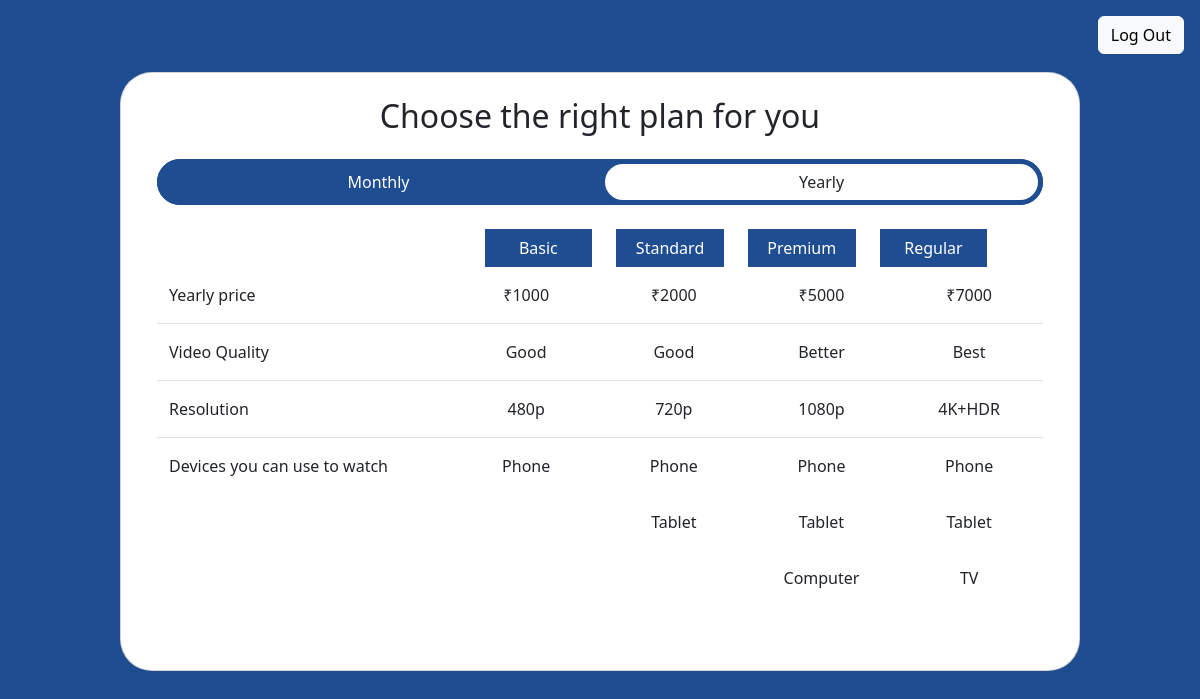
Screenshot of /SubscribeYearly (signed in) with the database file from the repository.
### MIAPP/models.py (models this page shows, shortened)
class Subscriptions(models.Model):
    Plan_Name = models.CharField(max_length=20, blank=False)
    Monthly_Price = models.IntegerField(blank=False)
    Yearly_Price = models.IntegerField(blank=False)
    Video_Quality = models.CharField(max_length=10, blank=False)
    Resolution = models.CharField(
        choices=resolution, max_length=10, default="480p")
    Devices = models.CharField(blank=False, max_length=25)
    Active_Screens = models.IntegerField(blank=False)

### MIAPP/views.py (the view)
# urls.py: path('SubscribeYearly', SubscribeYearly, name='SubscribeYearly'),
@login_required(redirect_field_name='MI:HOME')
def SubscribeYearly(request):
    plans = Subscriptions.objects.all()
    for p in plans:
        temp = p.Devices.split('+')
        p.Devices = temp
    context = {'plans': plans}
    return render(request, 'yearlyPlan.html', context)

### templates/yearlyPlan.html (shortened to what this page needs)
<!DOCTYPE html>
<html lang="en">
<head>
    <link href="https://cdn.jsdelivr.net/npm/bootstrap@5.2.0/dist/css/bootstrap.min.css" rel="stylesheet">
</head>
<body>
    <div>
        <button class="m-3 float-end btn btn-light" onclick="clicked(event)">Log Out</button><br>
    </div>
    <div>
        <div class="my-5 py-4 rounded-5 px-5 card mx-auto bg-white">
            <h2 style="text-align: center;">Choose the right plan for you</h2>
            <div class="align-items-center my-3" style="display: inline-block;">
                <div class="row rounded-pill h-100" style="background-color: #1f4d91;">
                    <button class="btn col-6 rounded-pill" style="color: white; border-color: #1f4d91;" onclick="window.location.href='{% url 'MIAPP:Subscribe'%}'">Monthly</button>
                    <button class="btn bg-white col-6 rounded-pill " style="border-color:#1f4d91; border-width: 5px;">Yearly</button>
                </div>
            </div>
            <div class="row">
                <form action="{% url 'MIAPP:confirmYearly' %}" method="POST" id="yearlyPlan">
                    <div class="col-12 mx-4 col-md-7" style="display: inline-block;">
                        <div class="row">
                            {% for p in plans %}
                            <div class="col-sm-6 col-12 col-md-3 my-2" style="display: inline-block;">
                                <div class="h-100" style="background-color: #1f4d91;">
                                    <button class="btn h-100 w-100" name="yearly" value="{{p.Plan_Name}}" form="yearlyPlan" style="color: white;" type="submit">{{p.Plan_Name}}</button>
                                </div>
                            </div>
                            {% endfor %}
                        </div>
                    </div>
                </form>
            </div>
            <div class="row border-bottom my-2 d-md-flex d-none">
                <div class="col-4">
                    <div>
                        <p>Yearly price</p>
                    </div>
                </div>
                {% for p in plans %}
                <div class="col-2">
                    <div class="h-100" style="text-align: center;">
                        <p>&#8377;{{p.Yearly_Price}}</p>
                    </div>
                </div>
                {% endfor %}
            </div>
            <div class="row border-bottom my-2 d-md-flex d-none">
                <div class="col-4">
                    <div>
                        <p>Video Quality</p>
                    </div>
                </div>
                {% for p in plans %}
                <div class="col-2">
                    <div class="h-100" style="text-align: center;">
                        <p>{{p.Video_Quality}}</p>
                    </div>
                </div>
                {% endfor %}
            </div>
            <div class="row border-bottom my-2 d-md-flex d-none">
                <div class="col-4">
                    <div>
                        <p>Resolution</p>
                    </div>
                </div>
                {% for p in plans %}
                <div class="col-2">
                    <div class="h-100" style="text-align: center;">
                        <p>{{p.Resolution}}</p>
                    </div>
                </div>
                {% endfor %}
            </div>
            <div class="row my-2 d-md-flex d-none">
                <div class="col-4">
                    <div>
                        <p>Devices you can use to watch</p>
                    </div>
                </div>
                {% for p in plans %}
                <div class="col-2">
                    <div class="h-100" style="text-align: center;">
                        <p>{% if p.Devices  %} {{p.Devices.0}}{% endif %}</p>
                    </div>
                </div>
                {% endfor %}
            </div>
            <div class="row my-2 d-md-flex d-none">
                <div class="col-4">
                </div>
                {% for p in plans %}
                <div class="col-2">
                    <div class="h-100" style="text-align: center;">
                        <p>
                        {% if p.Devices|length > 1  %}
                            {{p.Devices.1}}
                        {% endif %}
                        </p>
                    </div>
                </div>
                {% endfor %}
            </div>
            <div class="row my-2 d-md-flex d-none">
                <div class="col-4">
                </div>
                {% for p in plans %}
                <div class="col-2">
                    <div class="h-100" style="text-align: center;">
                        <p>
                        {% if p.Devices|length > 2  %}
                            {{p.Devices.2}}
                        {% endif %}
                        </p>
                    </div>
                </div>
                {% endfor %}
            </div>
            <div class="row my-2 d-md-flex d-none">
                <div class="col-4">
                </div>
                {% for p in plans %}
                <div class="col-2">
                    <div class="h-100" style="text-align: center;">
                    </div>
                </div>
                {% endfor %}
            </div>
        </div>
    </div>
</body>
</html>

### templates/yearlyPlan.html (style rules this page uses)
body { background-color: #1f4d91; height: 100%; }
.card { width: 60%; }
@media screen and (max-width: 1400px) { .card { width: 80%; } }

### rows the page displays
Subscriptions: Plan_Name "Basic", Yearly_Price "1000", Video_Quality "Good", Resolution "480p", Devices.0 "Phone"
Subscriptions: Plan_Name "Standard", Yearly_Price "2000", Video_Quality "Good", Resolution "720p", Devices.0 "Phone", Devices.1 "Tablet"
Subscriptions: Plan_Name "Premium", Yearly_Price "5000", Video_Quality "Better", Resolution "1080p", Devices.0 "Phone", Devices.1 "Tablet", Devices.2 "Computer"
Subscriptions: Plan_Name "Regular", Yearly_Price "7000", Video_Quality "Best", Resolution "4K+HDR", Devices.0 "Phone", Devices.1 "Tablet", Devices.2 "TV"
